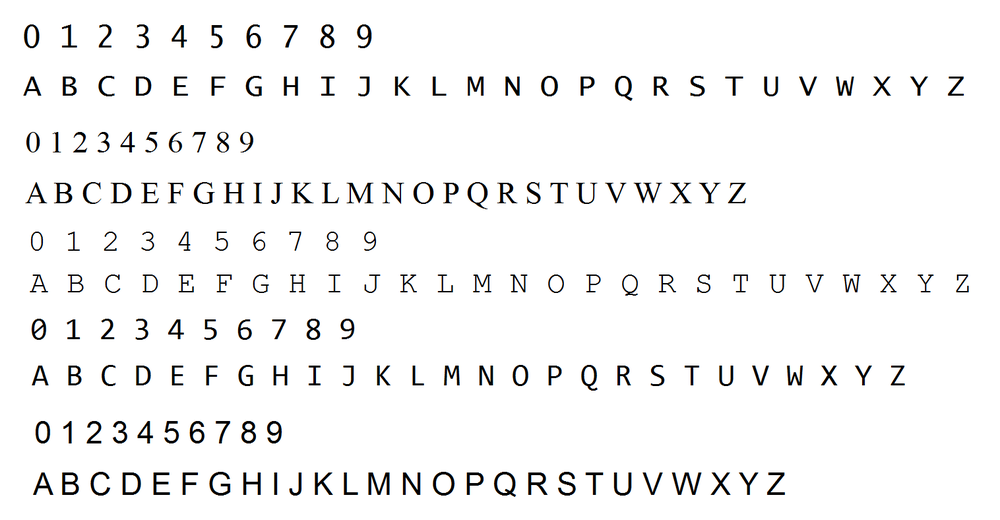
//> input picture ktecv2000/cvTDK/OpenCV_3_KNN_Character_Recognition_Cpp-master/training_chars.png, 1000 x 520 px, shrunk from 1516 x 788 before the run, given in place of the camera
$ ./pen   (built with g++ and OpenCV 4)
//> lines starting //> are read from the running program, lines starting //| are printed output that depends on the picture; after the words box and inside, x2 and y2 are one past the last pixel; in counts of white or black regions, pixels touching at a corner belong together
#include "opencv2/imgproc/imgproc.hpp"
#include "opencv2/highgui/highgui.hpp"
#include <opencv2/opencv.hpp>
#include <stdlib.h>
#include <stdio.h>

using namespace cv;
using namespace std;

vector<Point> contoursConvexHull(vector<vector<Point> > contours)
{
	vector<Point> result;
	vector<Point> pts;
	for (size_t i = 0; i< contours.size(); i++)
		for (size_t j = 0; j< contours[i].size(); j++)
			pts.push_back(contours[i][j]);
	convexHull(pts, result);
	return result;
}

int main(int, char** argv)
{
	Mat src, srcGray, srcBlur, srcCanny;

	VideoCapture video(1);
	if (!video.isOpened()) {
		return -1;
	}

	int t_min = 100, t_max = 200;
	namedWindow("bar", 0);
	createTrackbar("min", "bar", &t_min, 300);
	createTrackbar("max", "bar", &t_max, 300);
	namedWindow("Contours");
	namedWindow("contoursConvexHull");
	while (1)
	{
		video >> src;
//> src is the input picture: 520 rows x 1000 cols, CV_8UC3; mean B, G, R 245.1, 245.1, 245.1
		cvtColor(src, srcGray, CV_BGR2GRAY);
		blur(srcGray, srcBlur, Size(3, 3));
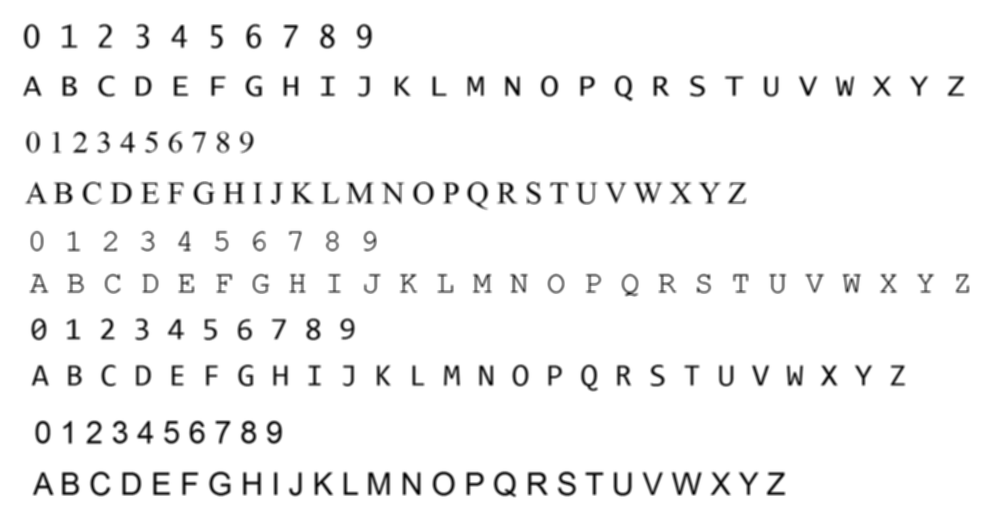
//> srcBlur: 520 rows x 1000 cols, CV_8UC1; min 2, max 255, mean 245.1

		Canny(srcBlur, srcCanny, t_min, t_max, 3, true);
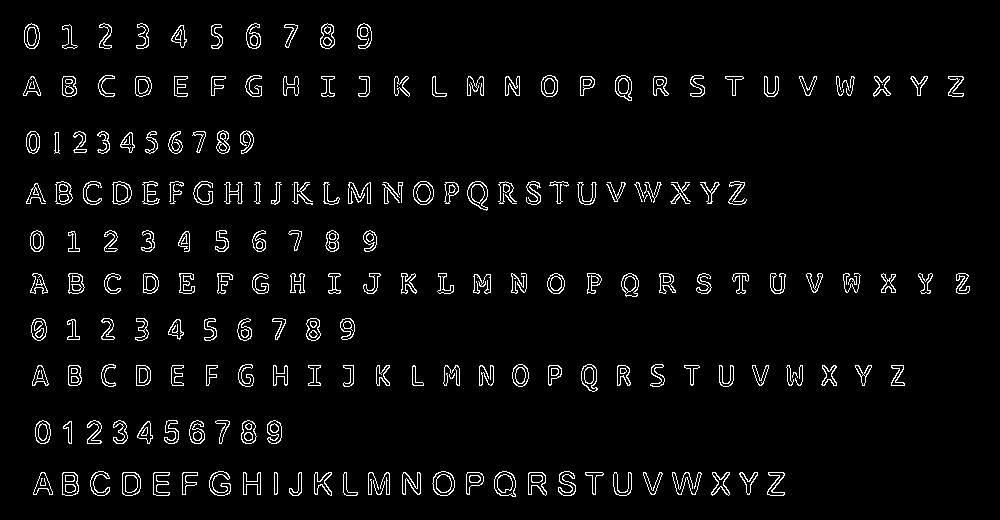
//> srcCanny: 520 rows x 1000 cols, CV_8UC1; 3.7% white in thin lines or dots, all inside (x1, y1, x2, y2) = (23, 23, 970, 497)

		vector<vector<Point> > contours;

		findContours(srcCanny, contours, CV_RETR_EXTERNAL, CV_CHAIN_APPROX_SIMPLE);
//> contours = 203 contours, 34 with area under 20; largest, box (x1, y1, x2, y2) and area: (494, 471, 516, 497) 432, (432, 471, 455, 496) 424, (467, 181, 488, 211) 402, (122, 472, 141, 496) 379, (413, 181, 434, 205) 376

		Mat drawing = Mat::zeros(srcCanny.size(), CV_8UC3);

		for (int i = 0; i < contours.size(); i++)
		{
			Scalar color = Scalar(0, 255, 0);
			drawContours(drawing, contours, i, color, 2);
		}
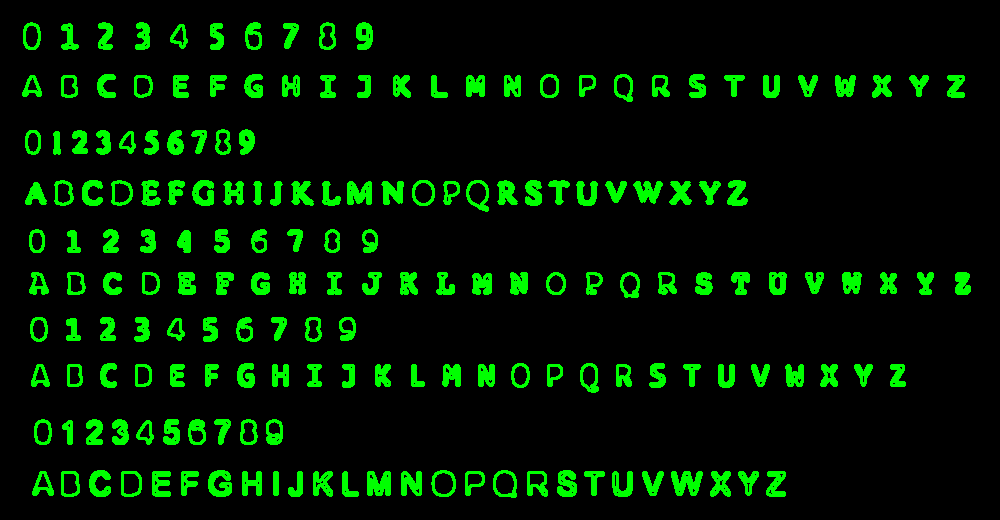
//> drawing: 520 rows x 1000 cols, CV_8UC3; mean B, G, R 0, 23.9, 0

		vector<Point> ConvexHullPoints = contoursConvexHull(contours);
//> after the loop in contoursConvexHull, `for (size_t i = 0; i< contours.size(); i++)`: pts = 7477 Points (x, y), first 12: [373, 480], [373, 483], [374, 484], [374, 487], [375, 488], [375, 490], [376, 491], [376, 493], [377, 494], [380, 494], [381, 493], [381, 491]
//> in contoursConvexHull, `convexHull(pts, result);`: result = 18 Points (x, y), first 12: [969, 290], [968, 292], [904, 385], [783, 495], [515, 496], [512, 496], [65, 495], [33, 494], [23, 95], [23, 93], [24, 30], [25, 27]
//> ConvexHullPoints has the same summary as result in contoursConvexHull

		polylines(drawing, ConvexHullPoints, true, Scalar(0, 0, 255), 2);
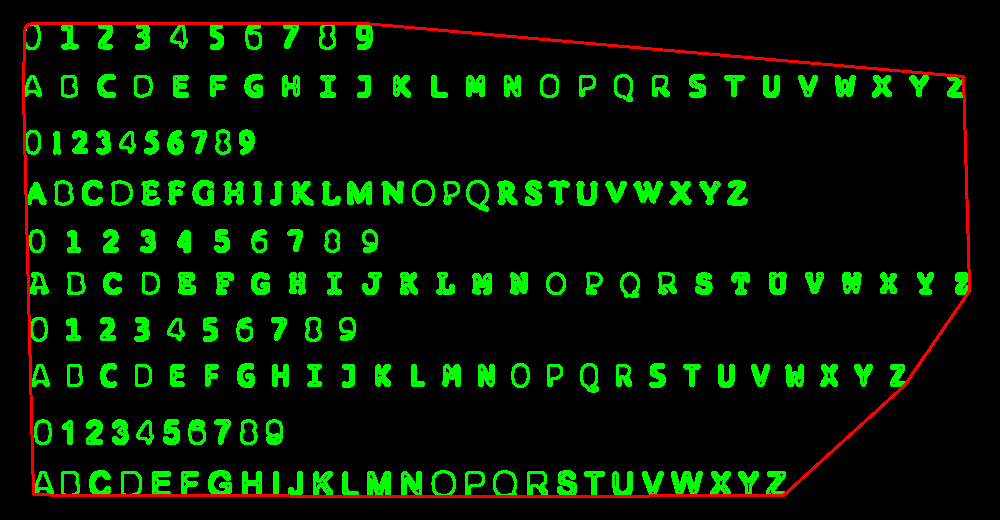
//> drawing: 520 rows x 1000 cols, CV_8UC3; 1.54% of pixels changed, all inside (x1, y1, x2, y2) = (22, 22, 971, 498)
		imshow("Contours", drawing);
		polylines(src, ConvexHullPoints, true, Scalar(0, 0, 255), 2);
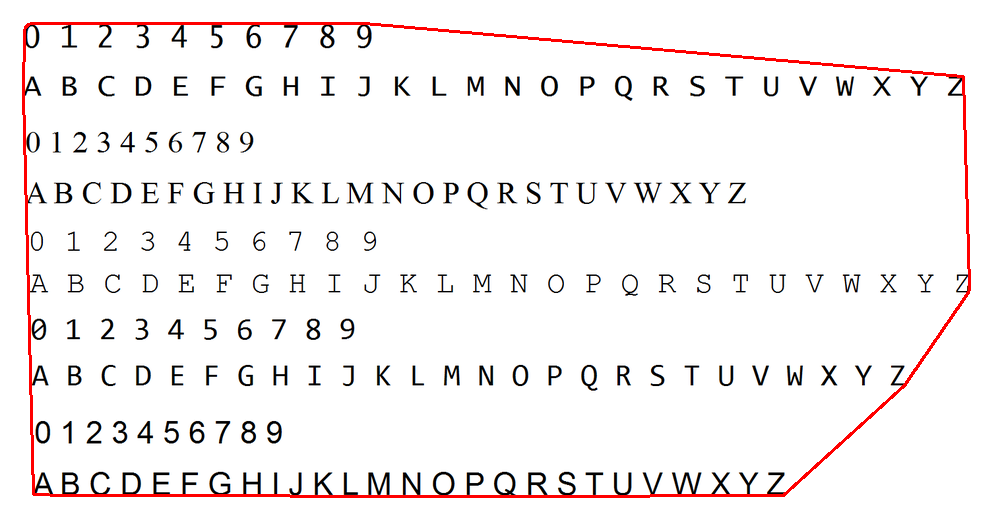
//> src: 520 rows x 1000 cols, CV_8UC3; 1.54% of pixels changed, all inside (x1, y1, x2, y2) = (22, 22, 971, 498)
		imshow("contoursConvexHull", src);
		waitKey(50);

	}
	return 0;
}
